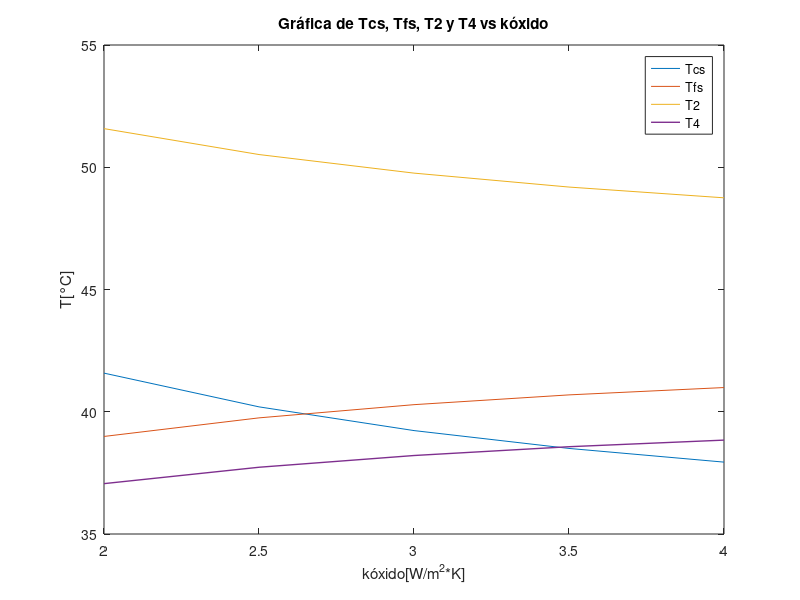
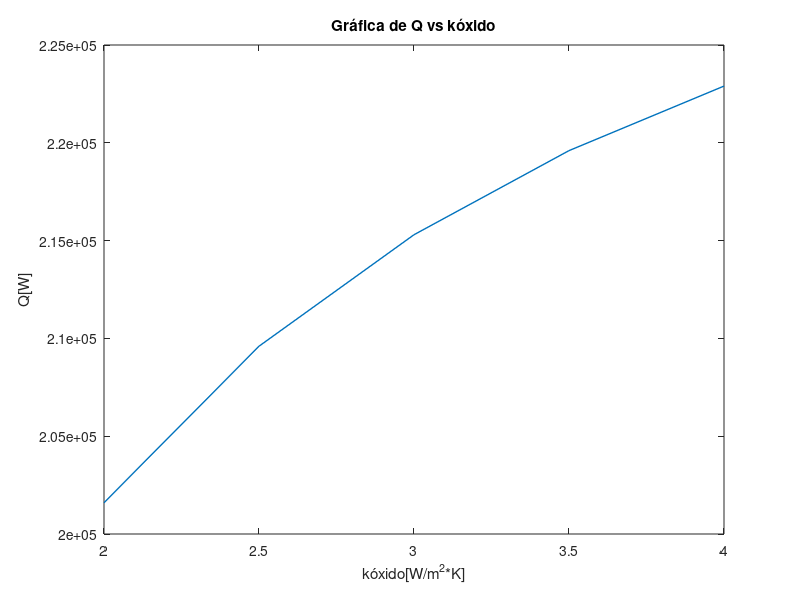
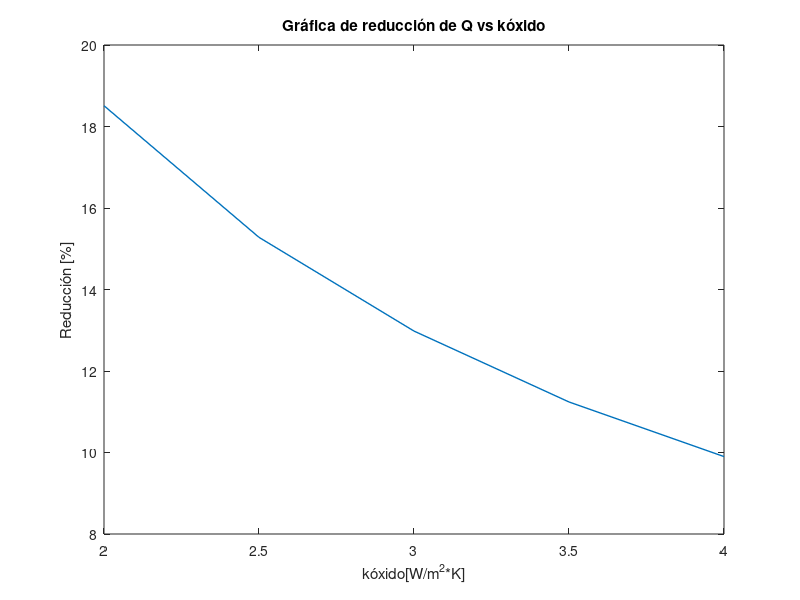

These charts were generated, in order, by the following MATLAB code:
%% Gráfica de Tcs, Tfs, T2 y T4 vs kóxido
vector_ejex=[2,2.5,3,3.5,4];
vector_ejeyTcs=[41.58,40.20,39.23,38.50,37.94];
vector_ejeyTfs=[38.99 ,39.75,40.29,40.69,40.99];
vector_ejeyT2=[51.58,50.52,49.76,49.19,48.75];
vector_ejeyT4=[37.06 ,37.73,38.21,38.57,38.84];

figure(1)
plot(vector_ejex,vector_ejeyTcs,vector_ejex,vector_ejeyTfs,vector_ejex,vector_ejeyT2,vector_ejex,vector_ejeyT4,'LineWidth',1)
ylabel('T[°C]') % Concepto y unidades
xlabel('kóxido[W/m^2*K]') % Concepto y unidades
title('Gráfica de Tcs, Tfs, T2 y T4 vs kóxido')% Título
legend('Tcs','Tfs','T2','T4')

%% Gráfica de Q vs kóxido
vector_ejex=[2,2.5,3,3.5,4];
vector_ejeyQ=[2.016e+05,2.096e+05,2.153e+05,2.196e+05,2.229e+05];


figure(2)
plot(vector_ejex,vector_ejeyQ,'LineWidth',1)
ylabel('Q[W]') % Concepto y unidades
xlabel('kóxido[W/m^2*K]') % Concepto y unidades
title('Gráfica de Q vs kóxido')% Título

%% Gráfica de reducción de Q vs kóxido
vector_ejex=[2,2.5,3,3.5,4];
vector_ejeyQ=[18.51,15.28,12.98,11.24,9.90];

figure(3)
plot(vector_ejex,vector_ejeyQ,'LineWidth',1)
ylabel('Reducción [%]') % Concepto y unidades
xlabel('kóxido[W/m^2*K]') % Concepto y unidades
title('Gráfica de reducción de Q vs kóxido')% Título
